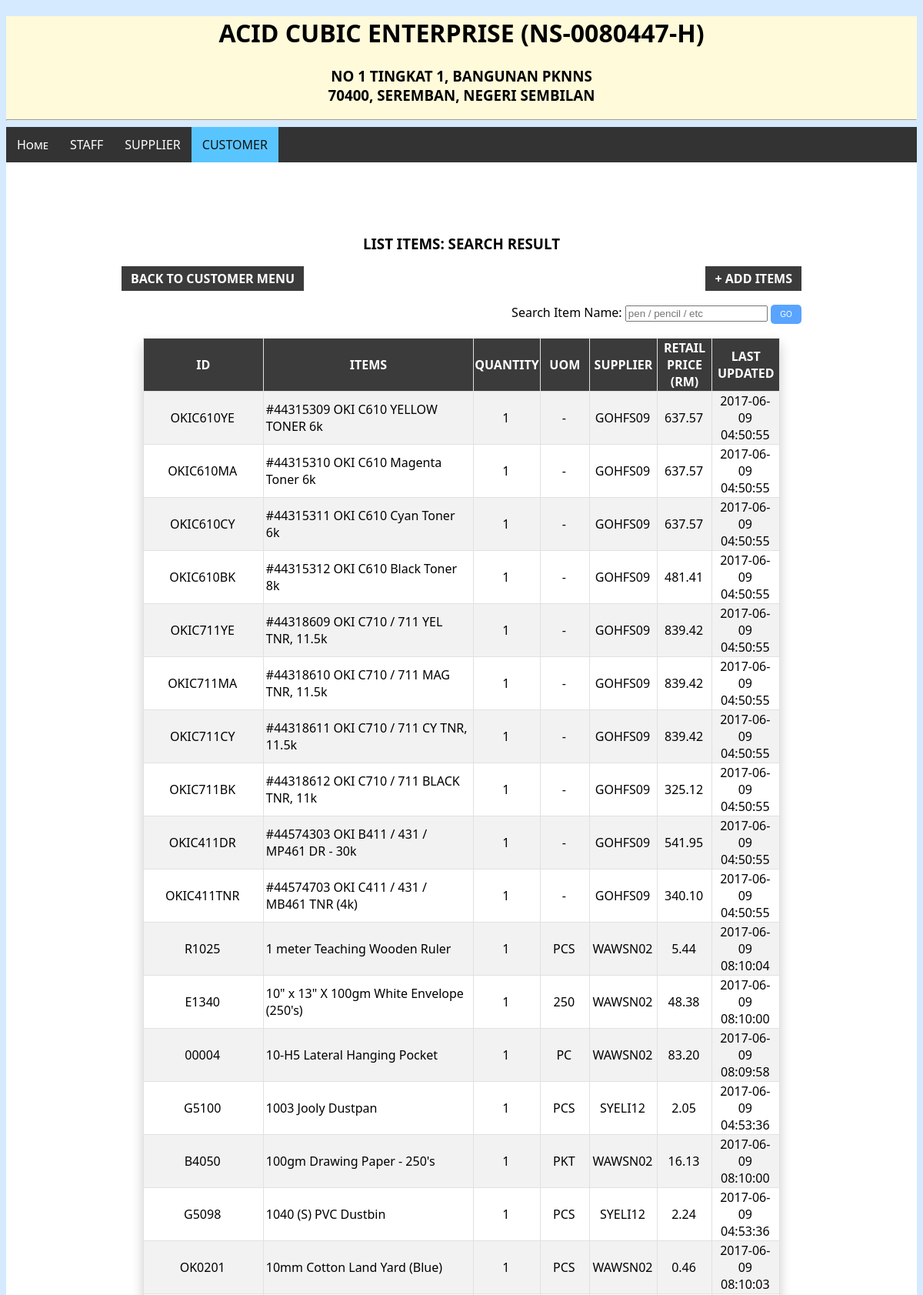
The app's page /searchRP.php (upper part) with its own data.
### tables this page shows
CREATE TABLE `items` (
  `itemsID` varchar(15) NOT NULL,
  `itemsName` varchar(100) NOT NULL,
  `itemsQuantity` int(11) NOT NULL DEFAULT '1',
  `itemsUOM` varchar(35) NOT NULL,
  `itemsPPU` decimal(10,2) NOT NULL,
  `itemsDisc` decimal(10,2) NOT NULL,
  `itemsCost` decimal(10,2) NOT NULL,
  `itemsMarkup` decimal(10,2) NOT NULL,
  `suppID` varchar(12) NOT NULL,
  `itemsRetail` decimal(10,2) NOT NULL,
  `itemsDate` timestamp NOT NULL DEFAULT CURRENT_TIMESTAMP ON UPDATE CURRENT_TIMESTAMP
);

### searchRP.php (the view, shortened to what this page needs)
<!DOCTYPE html PUBLIC "-//W3C//DTD XHTML 1.0 Transitional//EN" "http://www.w3.org/TR/xhtml1/DTD/xhtml1-transitional.dtd">
<html xmlns="http://www.w3.org/1999/xhtml">
<head>
</head>
<body>
<div class="header">
<h1 align="center" class="animate">ACID CUBIC ENTERPRISE (NS-0080447-H)
<h3 align="center" class="animate">NO 1 TINGKAT 1, BANGUNAN PKNNS<br>
  70400, SEREMBAN, NEGERI SEMBILAN</h3>
<hr>
</div>
</head>
<body>
<div class="menu">
<ul>
  <li><a href="home.php">Home</a></li>
  <li><a href="staffDetails.php">STAFF</a></li>
  <li><a href="supplierMenu.php">SUPPLIER</a></li>
  <li><a class="active" href="customerMenu.php">CUSTOMER</a></li>
</ul>
</div>
<div class="content">
<h3 align="center"><br />
<span style="padding-center:250px">LIST ITEMS: SEARCH RESULT</span></h3>
<h4 align="left"><span style="float:left"><span style="padding-left:150px"><a href="customerMenu.php" class="btn info">BACK TO CUSTOMER MENU</a></span></span></h4>
<h4 align="right"><span style="float:right"><span style="padding-right:150px"><a href="addRP.php" class="btn info">+ ADD ITEMS</a></span></span></h4>
<br><br>
<form action="searchRP.php" method="get" style="float:right; padding-right:150px">
  <span>Search Item Name: </span>
  <input name="search" type="text" placeholder="pen / pencil / etc">
  <input name="btnsearch" type="submit" value="GO"></form>
<br>
<br>
<table  class="table" align="center" >
      <tr>
        <th>ID</th>
        <th>ITEMS</th>
        <th>QUANTITY</th>
        <th>UOM</th>
        <th>SUPPLIER</th>
        <th>RETAIL PRICE (RM)</th>
        <th>LAST UPDATED</th>
      </tr>
    <?php
    $search = $_GET['search'];
    $dbc = mysqli_connect ("localhost", "root", "", "acesystem");
    $sql = "select * from `items` where `itemsName` like '%$search%' order by itemsName asc";
    $result = mysqli_query($dbc, $sql);
    while($row = mysqli_fetch_assoc($result))
	{
        Print '<tr>
				  <td><center>'.$row['itemsID'].'</center></td>
                  <td>'.$row['itemsName'].'</td>
                  <td><center>'.$row['itemsQuantity'].'</center></td>
                  <td><center>'.$row['itemsUOM'].'</center></td>
				  <td><center>'.$row['suppID'].'</center></td>
				  <td><center>'.$row['itemsRetail'].'</center></td>
				  <td><center>'.$row['itemsDate'].'</center></td>
				  </tr>';
      }
    ?>
    </table>
</div>
<br><br>
</body>
</html>

### searchRP.php (style rules this page uses)
.btn { border: none; color: white; padding: 12px 12px; padding-top:5px; padding-bottom:5px; cursor: pointer; }
.info { background-color: #3B3B3B; }
table { border-collapse: collapse; width:70%; box-shadow: 0px 8px 16px 0px rgba(0,0,0,0.2); z-index: 1; }
table, th, td { border: 1px solid #E1E1E1; }
th { text-align: center; background-color: #3B3B3B; color: white; height:40px; }
td { height: 40px; padding-left:3px; padding-right:5px; }
tr:nth-child(even) { background-color: #f2f2f2 }
ul { list-style-type: none; margin: 0; padding: 0; overflow: hidden; background-color: #333; font-family:"Segoe UI"; font-variant:small-caps; }
li { float: left; }
li a, .dropbtn { display: inline-block; color: white; text-align: center; padding: 12px 14px; text-decoration: none; }
.active { background-color: #59C5FF; color: #111 }
.header { background-color:#FFFAD9; }
.content { background-color:#FFF; margin-top:0; padding-top: 50px; padding-bottom: 100px; }
h1,h2,h3,h4,h5,h6 { font-family: "Century Gothic","Segoe UI"; }
.animate { -webkit-animation: animatezoom 0.6s; animation: animatezoom 0.6s }
body { background-color: #D5EAFF; font-family:"Segoe UI"; }
a:link { text-decoration: none; }
input[type=submit] { width:40px; height:25px; background-color:#59A4FF; color:#fff; border:none; padding-top:5px; padding-bottom:5px; font-size:10px; cursor:pointer; border-radius:5px; margin-bottom:15px; }

### records on screen
items: itemsID "OKIC610YE", itemsName "#44315309 OKI C610 YELLOW TONER 6k", itemsQuantity "1", itemsUOM "-", suppID "GOHFS09", itemsRetail "637.57", itemsDate "2017-06-09 04:50:55"
items: itemsID "OKIC610MA", itemsName "#44315310 OKI C610 Magenta Toner 6k", itemsQuantity "1", itemsUOM "-", suppID "GOHFS09", itemsRetail "637.57", itemsDate "2017-06-09 04:50:55"
items: itemsID "OKIC610CY", itemsName "#44315311 OKI C610 Cyan Toner 6k", itemsQuantity "1", itemsUOM "-", suppID "GOHFS09", itemsRetail "637.57", itemsDate "2017-06-09 04:50:55"
items: itemsID "OKIC610BK", itemsName "#44315312 OKI C610 Black Toner 8k", itemsQuantity "1", itemsUOM "-", suppID "GOHFS09", itemsRetail "481.41", itemsDate "2017-06-09 04:50:55"
items: itemsID "OKIC711YE", itemsName "#44318609 OKI C710 / 711 YEL TNR, 11.5k", itemsQuantity "1", itemsUOM "-", suppID "GOHFS09", itemsRetail "839.42", itemsDate "2017-06-09 04:50:55"
items: itemsID "OKIC711MA", itemsName "#44318610 OKI C710 / 711 MAG TNR, 11.5k", itemsQuantity "1", itemsUOM "-", suppID "GOHFS09", itemsRetail "839.42", itemsDate "2017-06-09 04:50:55"
items: itemsID "OKIC711CY", itemsName "#44318611 OKI C710 / 711 CY TNR, 11.5k", itemsQuantity "1", itemsUOM "-", suppID "GOHFS09", itemsRetail "839.42", itemsDate "2017-06-09 04:50:55"
items: itemsID "OKIC711BK", itemsName "#44318612 OKI C710 / 711 BLACK TNR, 11k", itemsQuantity "1", itemsUOM "-", suppID "GOHFS09", itemsRetail "325.12", itemsDate "2017-06-09 04:50:55"
items: itemsID "OKIC411DR", itemsName "#44574303 OKI B411 / 431 / MP461 DR - 30k", itemsQuantity "1", itemsUOM "-", suppID "GOHFS09", itemsRetail "541.95", itemsDate "2017-06-09 04:50:55"
items: itemsID "OKIC411TNR", itemsName "#44574703 OKI C411 / 431 / MB461 TNR (4k)", itemsQuantity "1", itemsUOM "-", suppID "GOHFS09", itemsRetail "340.10", itemsDate "2017-06-09 04:50:55"
items: itemsID "R1025", itemsName "1 meter Teaching Wooden Ruler", itemsQuantity "1", itemsUOM "PCS", suppID "WAWSN02", itemsRetail "5.44", itemsDate "2017-06-09 08:10:04"
items: itemsID "E1340", itemsName "10\" x 13\" X 100gm White Envelope (250's)", itemsQuantity "1", itemsUOM "250", suppID "WAWSN02", itemsRetail "48.38", itemsDate "2017-06-09 08:10:00"
items: itemsID "00004", itemsName "10-H5 Lateral Hanging Pocket", itemsQuantity "1", itemsUOM "PC", suppID "WAWSN02", itemsRetail "83.20", itemsDate "2017-06-09 08:09:58"
items: itemsID "G5100", itemsName "1003 Jooly Dustpan", itemsQuantity "1", itemsUOM "PCS", suppID "SYELI12", itemsRetail "2.05", itemsDate "2017-06-09 04:53:36"
items: itemsID "B4050", itemsName "100gm Drawing Paper - 250's", itemsQuantity "1", itemsUOM "PKT", suppID "WAWSN02", itemsRetail "16.13", itemsDate "2017-06-09 08:10:00"
items: itemsID "G5098", itemsName "1040 (S) PVC Dustbin", itemsQuantity "1", itemsUOM "PCS", suppID "SYELI12", itemsRetail "2.24", itemsDate "2017-06-09 04:53:36"
items: itemsID "OK0201", itemsName "10mm Cotton Land Yard (Blue)", itemsQuantity "1", itemsUOM "PCS", suppID "WAWSN02", itemsRetail "0.46", itemsDate "2017-06-09 08:10:03"
